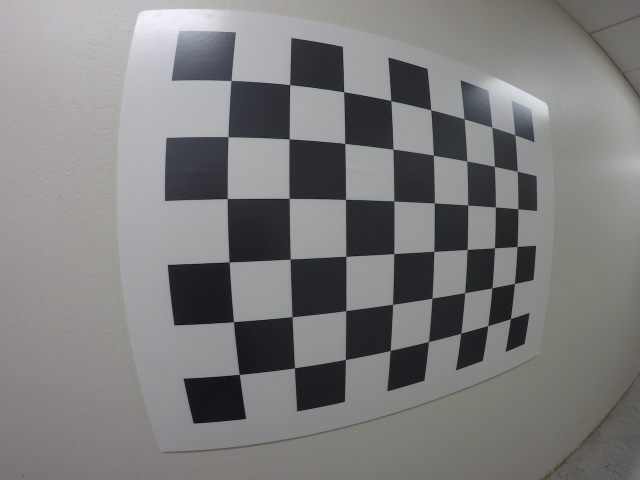
#> input picture test_images/calibration/distortion/GOPR0032.jpg, 1280 x 960 px (shown at 1/2 size); its folder holds only this picture in this run
$ jupyter execute --allow-errors Advanced_lane_lines_detection.ipynb   (shell and % lines are left out)   (older library calls are emulated)
#> lines starting #> are read from the running program, lines starting #| are printed output that depends on the picture; after the words box and inside, x2 and y2 are one past the last pixel; in counts of white or black regions, pixels touching at a corner belong together
# Advanced Lane Lines Detection

### Contents
1. **Camera calibration**
    1.1. Distortion correction
2. **Perspective transform**
    2.1 Example
3. **The Sobel operator**
    3.1. Gradient magnitude
    3.2. Gradient direction
    3.3. Combining absolute value, magnitude and direction together.
4. **~Color spaces (TO-DO)~**

# Camera calibration

When a camera captures an image of the 3D world, it transfors it into a 2D image through multiple lenses. Lenses can introduce **distortion**, since light rays often bend too much or too little at the edges of the curved lens, causing  images to result distorted (curved) at their edges. This type of distortion is called ***radial distortion***. A different type of distortion is the so-called ***tangential distortion***, which can occur when a camera's lens is not perfectly parallel to the imaging plane. Tangential distortion causes the image to look tilted, vertically or horizontally.

Consequently, distortion can change both the shape and the size of an object.

## Distortion correction

A radially distorted image can be corrected by a spatial transformation, according to some parameters $k_1,k_2$ and $k_3$. In particular, we can calculate the distance $r$ between a point $(x_{corrected},y_{corrected})$ in the undistorted image and the center of the image distortion $(x_c,y_c)$, often coinciding with the image center.

$$x_{distorted} = x_{ideal}\left(1+k_1r^2 + k_2r^4 + k_3r^6\right)$$
$$y_{distorted} = y_{ideal}\left(1+k_1r^2 + k_2r^4 + k_3r^6\right)$$

In the case of tangential distortion, then the parameters become $p_1$ and $p_2$, and the correction formula becomes:

$$x_{corrected} = x + \left[2p_1xy + p_2 (r^2 + 2x^2) \right]$$
$$y_{corrected} = y + \left[p_1(r^2 + 2y^2) + 2p_2xy \right]$$

### Calibrating the parameters

Parameters used in distortion correction can be calibrated, for example, by taking pictures of known objects, such as a chessboard which contains a regular and high-contrast content, therefore by computing a map from the distorted image to the correct one.

OpenCV provides us two useful functions that can help us with this task: `findChessboardCorners()` and `drawChessboardCorners()`. Furthermore, once we have collected the image points and we know the true coordinates of the chessboard's points, we use them in order to calibrate the camera through the function `calibrateCamera()`. This function will return a the *distortion coefficients* `dist` and the *camera matrix* `mtx` that we'll need to transform 3D objects points to 2D image points. It also returns the position of the camera in the world, with values for rotation and translation vectors. Finally, by using `undistort()`, we generate the undistorted matrix (destination matrix).

In the following code snippet, we will use those two functions in order to
1. Detect the corners in several images of a chessboard, taken from different angles. Images belong to Udacity.
2. Calibrate the camera.
3. Undistort the image.

[cell 1]
import numpy as np
import cv2
import matplotlib.pyplot as plt
import matplotlib.image as mpimg
import glob
import pickle

[cell 2]
img_path = 'test_images/calibration/'
calib_img_path = img_path + 'distortion/'
# List of calibration images
images = glob.glob(calib_img_path+'GO*.jpg')

visualize = False

nx = 8 # points along each row
ny = 6 # points along each col
objpoints = [] # 3D points in real world space
imgpoints = [] # 2D points in image plane

# Prepare object points like (0,0,0), (1,0,0), (2,0,0), ..., (7,5,0)
objp = np.zeros((ny*nx, 3), np.float32)
objp[:,:2] = np.mgrid[0:nx,0:ny].T.reshape(-1,2) # x,y coordinates

for fname in images:
    img = mpimg.imread(fname)
#> img is the input picture: shape (960, 1280, 3); mean R, G, B 125.1, 124.9, 124.7

    # Convert to grayscale
    gray = cv2.cvtColor(img, cv2.COLOR_BGR2GRAY)

    # find chessboard corners
    ret, corners = cv2.findChessboardCorners(gray, (nx,ny), None)
#> ret = True; corners = 48 rows, first 8: [462.6, 161.4], [579.9, 169.7], [687.9, 184.1], [782.3, 201.7], [862.1, 220.2], [928.7, 238.1], [984.4, 254.7], [1030.2, 270.1]

    # If corners are found, add object points, image points
    if ret == True:
        imgpoints.append(corners)
        objpoints.append(objp)

        if visualize == True:
            # draw and display corners
            cv2.drawChessboardCorners(img, (nx,ny), corners, ret)
            cv2.imshow('img', img)
            cv2.waitKey(500)

cv2.destroyAllWindows()

[cell 3]
save_img = False
save_params = False

# Test undistortion on an image
img = cv2.imread(calib_img_path+'test_image.jpg')
#> (the rest of this cell did not finish here and is left out)

Once the camera is calibrated, we can use the camera matrix `mat` and distortion coefficients `dist` we found to undistort also the test images (oviously taken with the same camera).

---

# Perspective transform

In a real-world scenario, lane lines can also be curved. Knowing the curvature of the lane lines is fundamental for a self-driving car, in order to know the correct steering angle to turn.

To determine the curvature we:
1. Detect the lane lines using masking and thresholding techniques.
2. Perform a perspective transform to get a bird's-eye view of the lane (view from above)
3. Solve a regression problem fitting a polynomial to the lane lines.
4. Extract the curvature of the lines from the fitted polinomial

Perspectivity is the formation of an image in a picture plane of a scene viewed from a fixed point. Perspective is the phenomenon where an object appears smaller the farther away it is from the viewpoint, and parallel lines appear to converge to a point called *point at infinity*, or *ideal point*. The greater the magnitude of an object's *z*-coordinate, or distance from the camera, the smaller it will appear in the 2D image. A perspective transform maps the points in an image to different ones with a new perspective. It essentially transform the apparent *z*-coordinate of object points which in turn changes that object 2D image representation. In other words it "pushes away" points that are closer to the viewpoint, and "pushes towards" points that are far from the viewpoint.

We are interested in transforming a 2D image in a bird's-eye view that will facilitate the task of interpolating the lines and determining their curvature. The process of applying a perspective transform is similar to what we've done to fix image distortion, but in this case, instead of mapping object points to image points, we will map the points in a given image to different, desired, image points with a new perspective.

### Example: perspective transform

In the following exercise, we will apply a perspective transformation on an image of a stop sign, in order to view it from the front, rather than from a certain angle. In order to do it, we first need to:
1. Identify 4 points that defines a rectangle in the original image (we will choose 4 points on the surface of the stop sign, which has a hexagonal shape). Those 4 points are enough to define a linear transformation from one perspective to another.
2. Select where we want those 4 points to appear in the transformed image, also called *warped image*.
3. Using [`getPerspectiveTransform()`](https://docs.opencv.org/master/da/d54/group__imgproc__transform.html#ga20f62aa3235d869c9956436c870893ae) from OpenCV, we compute the transformation matrix $M$.
4. Transform the original image in the warped image using [`warpPerspective()`](https://docs.opencv.org/master/da/d54/group__imgproc__transform.html#gaf73673a7e8e18ec6963e3774e6a94b87), which will compute

$$\texttt{dst} (x,y) = \texttt{src} \left ( \frac{M_{11} x + M_{12} y + M_{13}}{M_{31} x + M_{32} y + M_{33}} , \frac{M_{21} x + M_{22} y + M_{23}}{M_{31} x + M_{32} y + M_{33}} \right ).$$

[cell 4]
# uncomment next line to enter interactive mode and retrieve the coordinates of the desired points
#%matplotlib qt

persp_img_path = img_path + 'perspective/'
img = mpimg.imread(persp_img_path + 'stopsign.jpg')
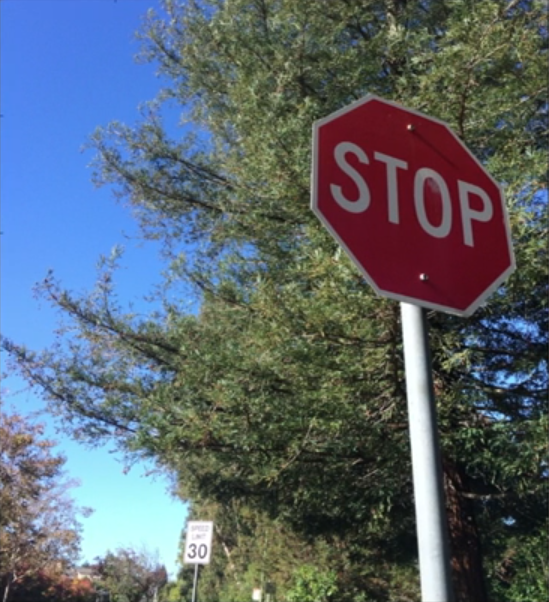
#> input picture test_images/calibration/perspective/stopsign.jpg, 549 x 602 px
#> img is the input picture: shape (602, 549, 4) float32; mean R, G, B, A 0.357, 0.4, 0.44, 1

h, w = img.shape[:2]

plt.figure(figsize=(7,7))
plt.imshow(img)
# show corners of rectangular shape
src = np.array([(316, 126), (500, 189), (312, 208), (513, 266)], np.float32)
colors = ['#ffff3f', '#ff7d00', '#ffffff', '#48E5C2']
for point, c in zip(src, colors):
    plt.plot(*point, '.', color=c, markersize=10)
plt.show()

[cell 5]
dst = np.array([(312, 126), (500, 126), (312, 208), (500, 208)], np.float32)
M = cv2.getPerspectiveTransform(src, dst)
Minv = cv2.getPerspectiveTransform(src, dst)

warped = cv2.warpPerspective(img, M, (w, h), flags=cv2.INTER_LINEAR)
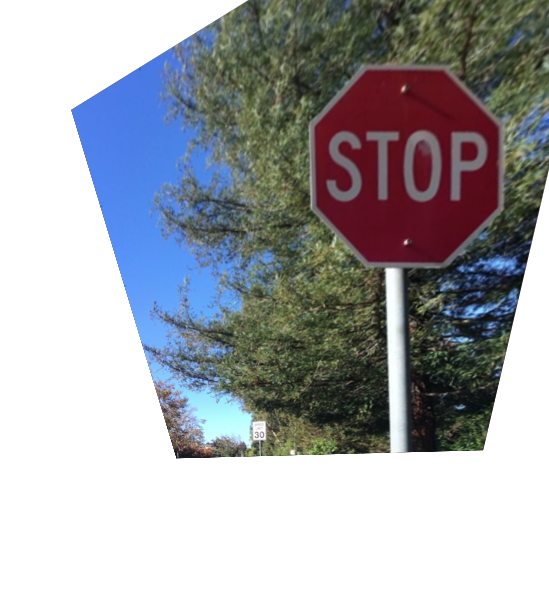
#> warped: shape (602, 549, 4) float32; mean R, G, B, A 0.186, 0.194, 0.212, 0.545; transparent parts drawn white

# compare images
fig, (ax1, ax2) = plt.subplots(1,2, figsize=(15,10))
fig.set_facecolor('white')
ax1.set_title('Original img', fontsize=15)
ax1.imshow(img) #add cmap='gray'
for point, c in zip(src, colors):
    ax1.plot(*point, '.', color=c, markersize=10)
ax1.set_axis_off()

ax2.set_title('After perspective transform', fontsize=15)
ax2.imshow(warped)
for point, c in zip(dst, colors):
    ax2.plot(*point, '.', color=c, markersize=10)
ax2.set_axis_off()
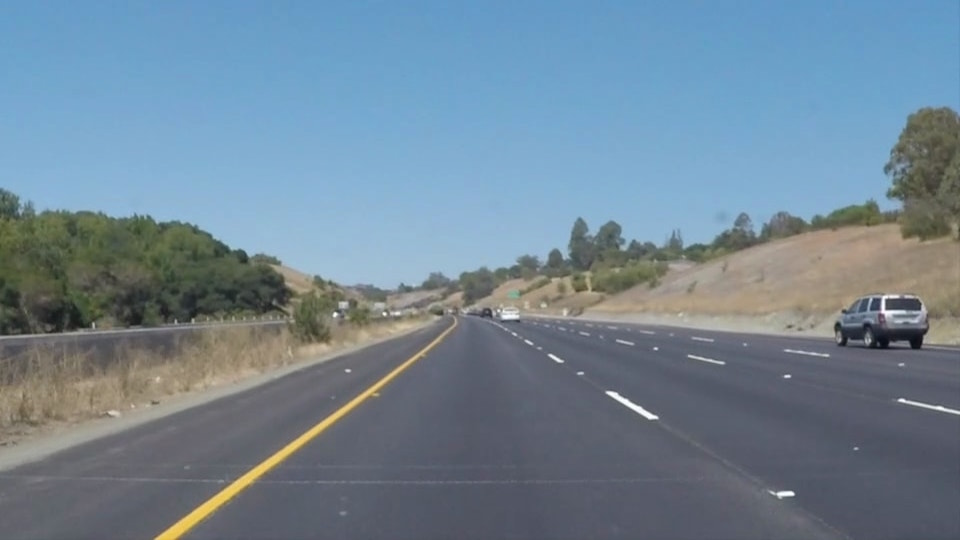
#> input picture test_images/solidYellowCurve.jpg, 960 x 540 px
#> further down, img is the input picture: shape (540, 960, 3); mean R, G, B 113, 133.4, 149

---
# The Sobel operator

In the first part of this project, we used the Canny edge detector to find pixels that are likely to be part of a line, but since Canny is able to find all possible lines in an image, we ended up with a lot of additional lines to the ones we were interested in, leading us to discard lines in the background and outside of the road. We can benefit from the fact that lane lines tend to be vertical. With Canny we were taking a derivative with respect to both $x$ and $y$.

At the heart of the Canny edge detection algorithm there is the Sobel operator. Examples of Sobel operators with a kernel size of $3\times 3$ are:

$$S_x = \begin{bmatrix} -1 & 0 & 1 \\ -2 & 0 & 2 \\ -1 & 0 & 1\end{bmatrix}, \qquad
S_y = \begin{bmatrix} -1 & -2 & -1 \\ 0 & 0 & 0 \\ 1 & 2 & 1\end{bmatrix}$$

Larger kernels of odd size correspond to smoother gradients, less sensitive to noisy intensity fluctuations, since we are taking the gradient over a larger portion of the image.

In the following code snippet, we are going to apply the Sobel operator on an image, and compute both the horizontal and the vertical derivative. After doing so, it can be useful to convert the filtered image to 8-bit (range from 0 to 255), because, since we are going to apply a threshold (in order to keep just values that are within a certain range), we want it to behave the same way with input images of different scales (jpg, png, ...).

[cell 6]
def abs_sobel_thresh(img, kernel_size=3, thresh=(0,255), visualize=False):
    # convert to grayscale (if img has been read through cv2.imread, then we have to use COLOR_BGR2GRAY instead)
#> called with kernel_size = 3, thresh = (35, 100), visualize = True
    gray = cv2.cvtColor(img, cv2.COLOR_RGB2GRAY)
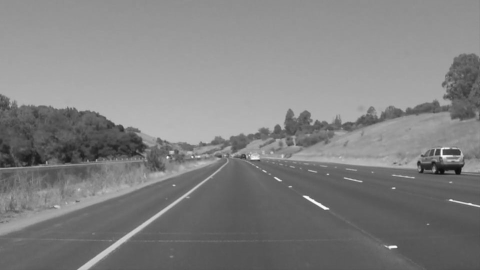
#> gray: shape (540, 960) (shown at 1/2 size); min 11, max 254, mean 129.1

    # compute derivative in x direction
    sobelx = cv2.Sobel(gray, cv2.CV_64F, 1, 0, ksize=kernel_size)

    # compute absolute value
    abs_sobelx = np.absolute(sobelx)

    # convert to 8-bit
    scaled_sobelx = np.uint8(255 * abs_sobelx / np.max(abs_sobelx))

    # do the same for y direction
    sobely = cv2.Sobel(gray, cv2.CV_64F, 0, 1, ksize=kernel_size)
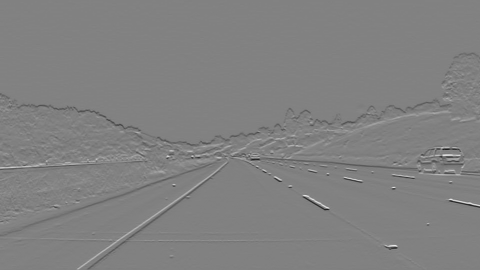
#> sobely: shape (540, 960) float64 (shown at 1/2 size); min -577, max 561, mean -0.8; drawn with min black and max white
    abs_sobely = np.absolute(sobely)
    scaled_sobely = np.uint8(255 * abs_sobely / np.max(abs_sobely))

    # perform thresholding
    sxbinary = np.zeros_like(scaled_sobelx)
    sxbinary[(scaled_sobelx >= thresh[0]) & (scaled_sobelx <= thresh[1])] = 1
    sybinary = np.zeros_like(scaled_sobely)
    sybinary[(scaled_sobely >= thresh[0]) & (scaled_sobely <= thresh[1])] = 1

    # visualize
    if visualize == True:
        fs = 20 # fontsize
        fig, axs = plt.subplots(3, 2, figsize=(18,15))
        fig.tight_layout()
        axs[0,0].imshow(img)
        axs[0,0].set_title('Original image', fontsize=fs)
        axs[1,0].imshow(scaled_sobelx, cmap='gray')
        axs[1,0].set_title('Sobel x (abs)', fontsize=fs)
        axs[1,1].imshow(scaled_sobely, cmap='gray')
        axs[1,1].set_title('Sobel y (abs)', fontsize=fs)
        axs[2,0].imshow(sxbinary, cmap='gray')
        axs[2,0].set_title('Thresholded x', fontsize=fs)
        axs[2,1].imshow(sybinary, cmap='gray')
        axs[2,1].set_title('Thresholded y', fontsize=fs)
        for axis in axs:
            axis[0].set_axis_off()
            axis[1].set_axis_off()
        plt.show()

    return (sxbinary, sybinary)

[cell 7]
# test abs_sobel_thresh
img = mpimg.imread('test_images/solidYellowCurve.jpg')
sxbinary, sybinary = abs_sobel_thresh(img, kernel_size=3, thresh=(35,100), visualize=True)
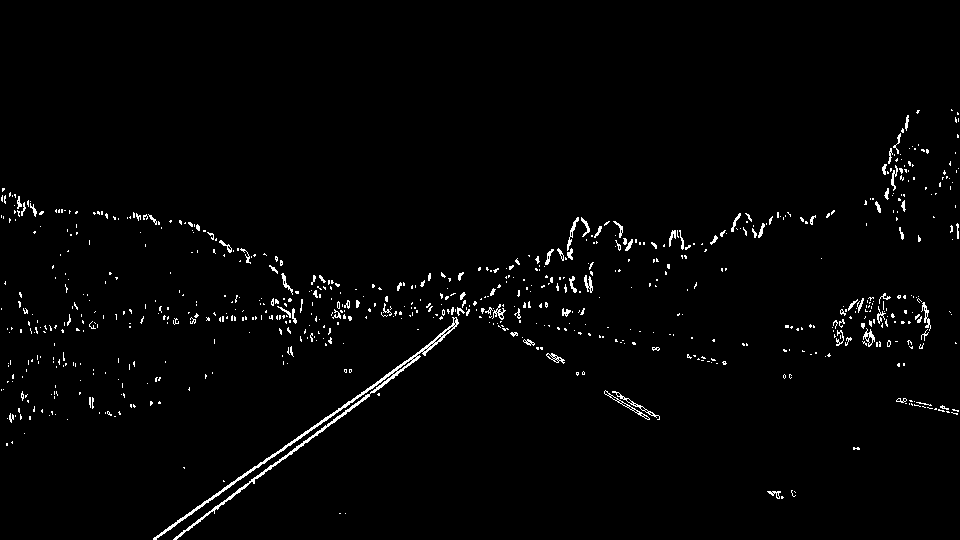
#> sxbinary: shape (540, 960); values 0 (black) and 1 (white), 1.8% white in thin lines or dots, all inside (x1, y1, x2, y2) = (1, 109, 959, 540)
#> sybinary: shape (540, 960); values 0 (black) and 1 (white), 3.1% white in thin lines or dots, all inside (x1, y1, x2, y2) = (0, 105, 960, 539)

## Gradient magnitude

Overall, we can see that the x gradient does a better job at picking up lane lines. Now we will apply thresholding on the overall magnitude of the gradient:

$$sobel_{abs} = \sqrt{(sobel_x)^2 + (sobel_y)^2}$$

[cell 8]
def mag_thresh(img, kernel_size=3, thresh=(0,255)):
    """
    Compute the gradients through the Sobel operator,
    then compute gradient's magnitude and finally perform thresholding
    """
#> called with kernel_size = 9, thresh = (30, 100)
    # convert to grayscale
    gray = cv2.cvtColor(img, cv2.COLOR_RGB2GRAY)

    # Sobel x and y gradients
    sobelx = cv2.Sobel(gray, cv2.CV_64F, 1, 0, ksize=kernel_size)
    sobely = cv2.Sobel(gray, cv2.CV_64F, 0, 1, ksize=kernel_size)

    # compute gradient magnitude
    gradmag = np.sqrt(sobelx**2 + sobely**2)
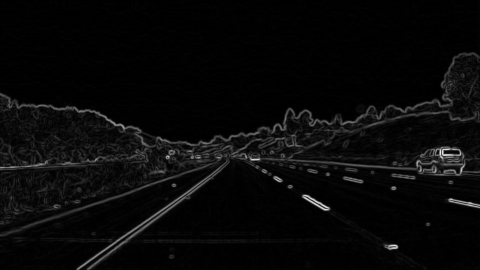
#> gradmag: shape (540, 960) float64 (shown at 1/2 size); min 0, max 1430225.1, mean 51283.8; drawn with min black and max white
    scale_factor = np.max(gradmag) / 255
#> scale_factor = 5608.7
    gradmag = (gradmag / scale_factor).astype(np.uint8)

    # perform thresholding
    binary_output = np.zeros_like(gradmag)
    binary_output[(gradmag >= thresh[0]) & (gradmag <= thresh[1])] = 1

    return binary_output

[cell 9]
# test mag_thresh with larger kernels
plt.figure(figsize=(10,10))
plt.imshow(mag_thresh(img, kernel_size=9, thresh=(30, 100)), cmap='gray')
plt.show()

## Gradient direction

Since we expect lane lines to be in a particular orientation (almost vertical), we now explore the orientation of the gradient, which is defined as:

$$grad_{dir} = \arctan{\left(\frac{sobel_y}{sobel_x}\right)}$$

The resulting image's pixels will gontain a value for the angle of the gradient away from horizontal axis in units of radians, in range $(-\pi/2, \pi/2)$. An orientation of $0$ implies a vertical line, while orientations of $\pm\pi/2$ imply horizontal lines.

[cell 10]
def dir_thresh(img, kernel_size=3, thresh=(0, np.pi/2)):
    """
    Compute the gradients through the Sobel operator,
    then compute gradient's direction and finally perform thresholding
    """
#> called with kernel_size = 9, thresh = (0.7, 1.3)
    # convert to grayscale
    gray = cv2.cvtColor(img, cv2.COLOR_RGB2GRAY)

    # Sobel x and y gradients
    sobelx = cv2.Sobel(gray, cv2.CV_64F, 1, 0, ksize=kernel_size)
    sobely = cv2.Sobel(gray, cv2.CV_64F, 0, 1, ksize=kernel_size)

    # compute gradient magnitude
    graddir = np.arctan2(np.absolute(sobely), np.absolute(sobelx))
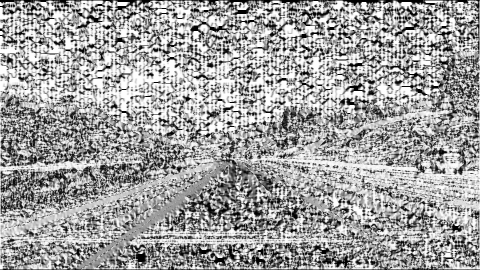
#> graddir: shape (540, 960) float64 (shown at 1/2 size); min 0, max 1.57, mean 0.988; drawn with min black and max white

    # perform thresholding
    binary_output = np.zeros_like(graddir)
    binary_output[(graddir >= thresh[0]) & (graddir <= thresh[1])] = 1

    return binary_output

[cell 11]
# test dir_thresh
plt.figure(figsize=(10,10))
plt.imshow(dir_thresh(img, kernel_size=9, thresh=(0.7, 1.3)), cmap='gray')
plt.show()

## Combining absolute value, magnitude and direction together

There's still a lot of noise in the resulting image, but now we can combine together the gradient absolute value, its magnitude and its orientation.

[cell 12]
# combine gradient absolute values, magnitude and direction, try to adjust hyperparameters ksize and thresh
sxbinary, sybinary = abs_sobel_thresh(img, kernel_size=3, thresh=(30,100))
#> sxbinary: shape (540, 960); values 0 (black) and 1 (white), 2.3% white in thin lines or dots, all inside (x1, y1, x2, y2) = (1, 107, 959, 540)
mag_grad = mag_thresh(img, kernel_size=9, thresh=(50,100))
#> mag_grad: shape (540, 960); values 0 (black) and 1 (white), 3.4% white in thin lines or dots, all inside (x1, y1, x2, y2) = (0, 106, 960, 540)
dir_grad = dir_thresh(img, kernel_size=9, thresh=(0.7, 1.3))
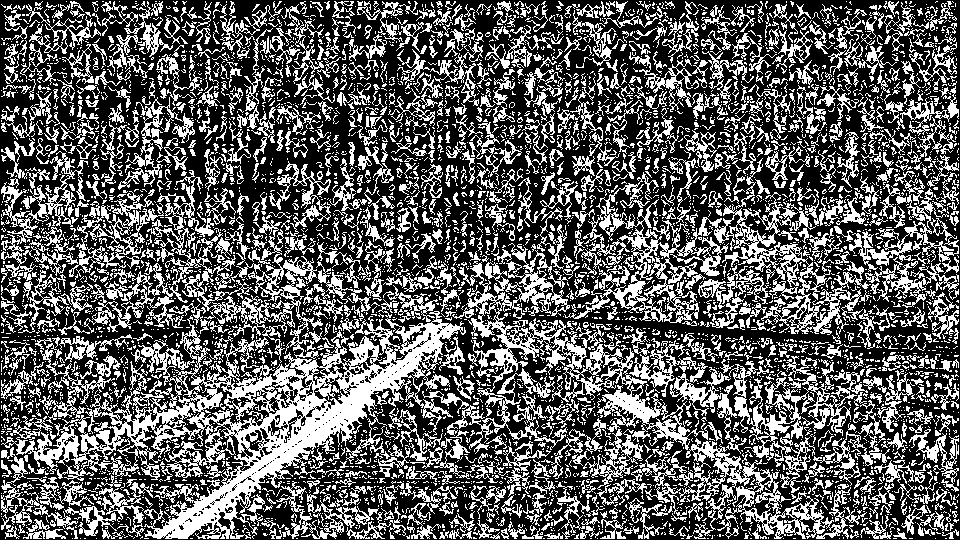
#> dir_grad: shape (540, 960) float64; values 0 (black) and 1 (white), 36.7% white in thin lines or dots

combined = np.zeros_like(dir_grad)
combined[((sxbinary == 1) & (sybinary == 1)) | ((mag_grad == 1) & (dir_grad == 1))] = 1

plt.figure(figsize=(10,10))
plt.imshow(combined, cmap='gray')
plt.title('Combined image')
plt.axis(False)
plt.show()
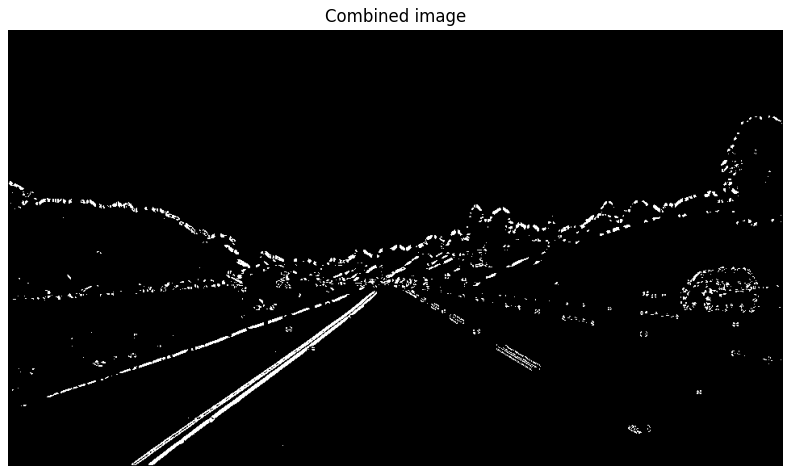
#> figure drawn by matplotlib, 1 panel
